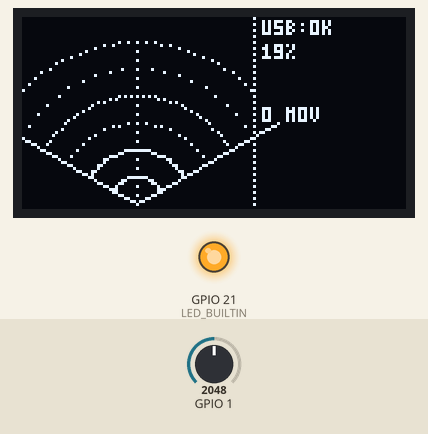
Bench run of a sketch on a simulated Seeed XIAO ESP32-S3. On the bench: 128×64 one-colour display, output pins drawn as LEDs (lit = HIGH). Wiring (inferred from the names in the program): SSD1306 OLED at I2C address 0x3C. The inputs (shaded band) are chosen by the test bench; at power-on: GPIO 1 = 2048 (analog values on the 0–4095 scale).

Above: at 1.3 s.
1.4 s: GPIO 1 set to 2866
At 3.2 s:
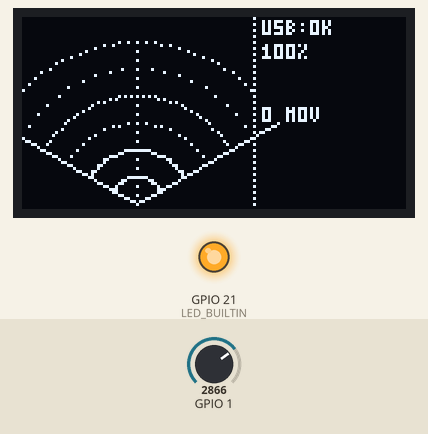
5.0 s: GPIO 1 set to 1228
At 6.3 s:
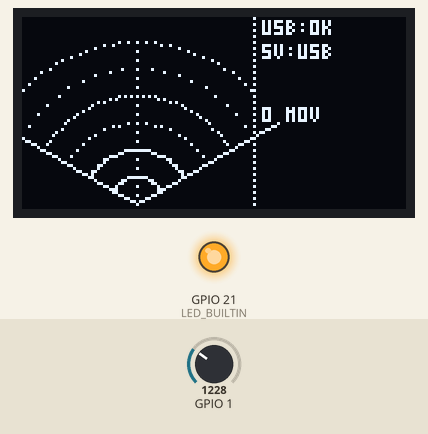
Timing chart, 0 to 8.0 s (numbered marks = the images above; inputs shaded):
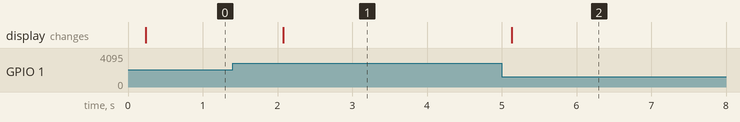

The sketch:

firmware.ino
```cpp
// (licence header left out)
#include <Arduino.h>
#include <Wire.h>
#include "radar_core.h"
#include "ssd1306_i2c.h"

namespace {

// Pines verificados con variants/XIAO_ESP32S3/pins_arduino.h (Arduino-ESP32 3.0.7):
constexpr int PIN_RADAR_TX_TO_MCU_RX = RX;  // D7 / GPIO44 <- Pin 3 (TX 3,3 V) del RD-03D/LD2450
constexpr int PIN_MCU_TX_TO_RADAR_RX = TX;  // D6 / GPIO43 -> Pin 4 (RX 3,3 V) del RD-03D/LD2450
constexpr int PIN_OLED_SDA           = SDA; // D4 / GPIO5
constexpr int PIN_OLED_SCL           = SCL; // D5 / GPIO6
constexpr int PIN_VBAT_ADC           = A0;  // D0 / GPIO1  <- divisor resistivo 100 kΩ / 100 kΩ desde VBAT_SW

senda_radar::TransparentBridge gBridge;
senda_radar::RadarFrame        gLastFrame{};
senda_radar::Ssd1306I2c        gOled(0x3C);
uint8_t                        gGddram[senda_radar::PpiRenderer::BUFFER_BYTES]{};

uint32_t gLastPageMs  = 0;
uint32_t gLastBatMs   = 0;
uint32_t gLastFrameMs = 0;
uint16_t gBatteryMv   = 0;
bool     gDirtyPpi    = true;

uint16_t readBatteryMilliVolts() {
  // Media de 4 lecturas calibradas de eFuse en ESP32-S3; factor x2 por divisor 100 kΩ / 100 kΩ.
  uint32_t acc = 0;
  for (int i = 0; i < 4; i++) {
    acc += analogReadMilliVolts(PIN_VBAT_ADC);
  }
  const uint32_t pinMv = acc / 4u;
  return (pinMv < 400u) ? 0u : static_cast<uint16_t>(pinMv * 2u);
}

void requestMultiTargetModeOnBoot() {
  Serial1.write(senda_radar::CMD_ENABLE_CONFIG, sizeof(senda_radar::CMD_ENABLE_CONFIG));
  Serial1.flush();
  delay(20);
  Serial1.write(senda_radar::CMD_MULTI_TARGET, sizeof(senda_radar::CMD_MULTI_TARGET));
  Serial1.flush();
  delay(20);
  Serial1.write(senda_radar::CMD_END_CONFIG, sizeof(senda_radar::CMD_END_CONFIG));
  Serial1.flush();
}

} // namespace

void setup() {
  pinMode(LED_BUILTIN, OUTPUT);
  digitalWrite(LED_BUILTIN, HIGH); // LED naranja XIAO activo en nivel bajo -> apagado en reposo

  analogReadResolution(12);

  // Buffer de recepción ampliado antes de abrir UART1 a 256 000 bps.
  Serial1.setRxBufferSize(1024);
  Serial1.begin(senda_radar::SERIAL_BAUD, SERIAL_8N1, PIN_RADAR_TX_TO_MCU_RX, PIN_MCU_TX_TO_RADAR_RX);

  // USB-CDC nativo del ESP32-S3 (ignora baudrate lógico, transmite a velocidad USB Full-Speed).
  Serial.setTxTimeoutMs(0); // Nunca bloquear si ningún host tiene el puerto serie abierto (modo autónomo con batería).
  Serial.begin(senda_radar::SERIAL_BAUD);

  Wire.begin(PIN_OLED_SDA, PIN_OLED_SCL, 400000UL);
  gOled.begin(Wire);

  gBatteryMv = readBatteryMilliVolts();
  senda_radar::PpiRenderer::render(gGddram, gLastFrame, static_cast<bool>(Serial), gBatteryMv);

  // Dejar el sensor en modo multiobjetivo desde el encendido autónomo; si luego conecta la app web/APK y envía
  // la misma secuencia FD FC FB FA, el puente transparente la reenviará íntegra sin conflicto.
  delay(80);
  requestMultiTargetModeOnBoot();
}

void loop() {
  const uint32_t now = millis();

  // 1. Drenaje prioritario Radar -> USB-CDC + decodificación local sin copia ni bloqueo
  uint8_t txBatch[64];
  size_t txLen = 0;
  const bool usbReady = static_cast<bool>(Serial);
  while (Serial1.available() > 0) {
    const uint8_t b = static_cast<uint8_t>(Serial1.read());
    senda_radar::RadarFrame decoded{};
    const bool gotFrame = gBridge.onRadarByte(
      b,
      [&](uint8_t outByte) {
        if (usbReady) {
          txBatch[txLen++] = outByte;
          if (txLen == sizeof(txBatch)) {
            Serial.write(txBatch, txLen);
            txLen = 0;
          }
        }
      },
      decoded
    );
    if (gotFrame) {
      gLastFrame = decoded;
      gLastFrameMs = now;
      gDirtyPpi = true;
      digitalWrite(LED_BUILTIN, (decoded.activeCount > 0u) ? LOW : HIGH);
    }
  }
  if (txLen > 0u && usbReady) {
    Serial.write(txBatch, txLen);
  }

  // 2. Drenaje Host USB-CDC -> Radar (órdenes FD FC FB FA ... 04 03 02 01 tal cual)
  while (Serial.available() > 0) {
    const uint8_t b = static_cast<uint8_t>(Serial.read());
    gBridge.onUsbByte(b, [](uint8_t outByte) { Serial1.write(outByte); });
  }

  // Si pasan > 800 ms sin trama del sensor, limpiar objetivos en pantalla para no congelar ecos antiguos.
  if (gLastFrame.activeCount > 0u && (now - gLastFrameMs) > 800u) {
    gLastFrame = senda_radar::RadarFrame{};
    gDirtyPpi = true;
    digitalWrite(LED_BUILTIN, HIGH);
  }

  // 3. Lectura periódica de batería (1 Hz)
  if ((now - gLastBatMs) >= 1000u) {
    gLastBatMs = now;
    gBatteryMv = readBatteryMilliVolts();
    gDirtyPpi = true;
  }

  // 4. Actualización no bloqueante de pantalla OLED (1 página = 128 B cada 8 ms -> ~15,6 fotogramas/s)
  if (gOled.isPresent() && (now - gLastPageMs) >= 8u) {
    gLastPageMs = now;
    if (gDirtyPpi) {
      senda_radar::PpiRenderer::render(gGddram, gLastFrame, usbReady, gBatteryMv);
      gDirtyPpi = false;
    }
    gOled.flushNextPage(gGddram);
  }
}
```

ssd1306_i2c.h
```cpp
// (licence header left out)
#ifndef SENDA_SSD1306_I2C_H
#define SENDA_SSD1306_I2C_H

#include <Arduino.h>
#include <Wire.h>
#include <stdint.h>

namespace senda_radar {

class Ssd1306I2c {
public:
  explicit Ssd1306I2c(uint8_t addr = 0x3C) : addr_(addr) {}

  bool begin(TwoWire &wire = Wire) {
    wire_ = &wire;
    wire_->beginTransmission(addr_);
    if (wire_->endTransmission() != 0) {
      present_ = false;
      return false;
    }
    static const uint8_t INIT_SEQ[] = {
      0xAE,       // Display OFF
      0xD5, 0x80, // Clock divide
      0xA8, 0x3F, // Multiplex 1/64
      0xD3, 0x00, // Display offset 0
      0x40,       // Start line 0
      0x8D, 0x14, // Charge pump ON (3.3 V internal boost)
      0x20, 0x02, // Page addressing mode
      0xA1,       // Segment remap
      0xC8,       // COM scan dec
      0xDA, 0x12, // COM pins 128x64
      0x81, 0xCF, // Contrast
      0xD9, 0xF1, // Pre-charge
      0xDB, 0x40, // VCOMH
      0xA4,       // Resume to RAM content
      0xA6,       // Normal display
      0xAF        // Display ON
    };
    for (size_t i = 0; i < sizeof(INIT_SEQ); i++) {
      if (!sendCmd(INIT_SEQ[i])) {
        present_ = false;
        return false;
      }
    }
    present_ = true;
    nextPage_ = 0;
    return true;
  }

  bool isPresent() const { return present_; }

  /** Envía una única página de 128 bytes (8 páginas completan el fotograma 128x64). */
  void flushNextPage(const uint8_t gddram[1024]) {
    if (!present_ || wire_ == nullptr) return;
    const uint8_t page = nextPage_ & 0x07u;
    nextPage_ = static_cast<uint8_t>((page + 1u) & 0x07u);

    sendCmd(static_cast<uint8_t>(0xB0u | page));
    sendCmd(0x00u); // lower column = 0
    sendCmd(0x10u); // higher column = 0

    const uint8_t *src = gddram + static_cast<size_t>(page) * 128u;
    // Bloques de 16 bytes compatibles con el buffer I2C de Wire en Arduino-ESP32 (128 B máx).
    for (size_t offset = 0; offset < 128u; offset += 16u) {
      wire_->beginTransmission(addr_);
      wire_->write(0x40u); // Co=0, D/C#=1 (datos GDDRAM)
      wire_->write(src + offset, 16u);
      if (wire_->endTransmission() != 0) {
        present_ = false;
        return;
      }
    }
  }

private:
  bool sendCmd(uint8_t cmd) {
    wire_->beginTransmission(addr_);
    wire_->write(0x00u); // Co=0, D/C#=0 (comando)
    wire_->write(cmd);
    return wire_->endTransmission() == 0;
  }

  TwoWire *wire_ = nullptr;
  uint8_t addr_ = 0x3C;
  bool present_ = false;
  uint8_t nextPage_ = 0;
};

} // namespace senda_radar

#endif // SENDA_SSD1306_I2C_H
```

Source omitted: radar_core.h (18057 bytes)

Measured:
- after the input at 1.4 s, the display: changes after 0.68 s (image 1)
- after the input at 5.0 s, the display: changes after 0.14 s (image 2)
